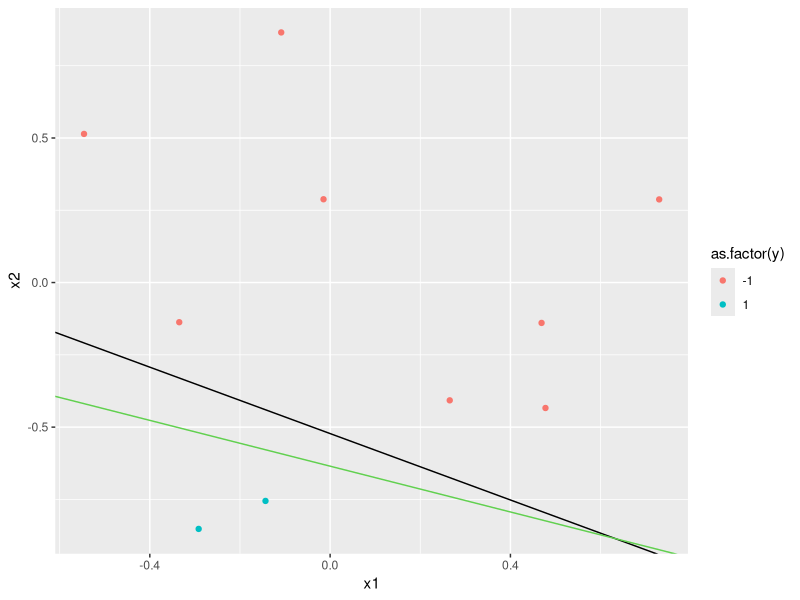
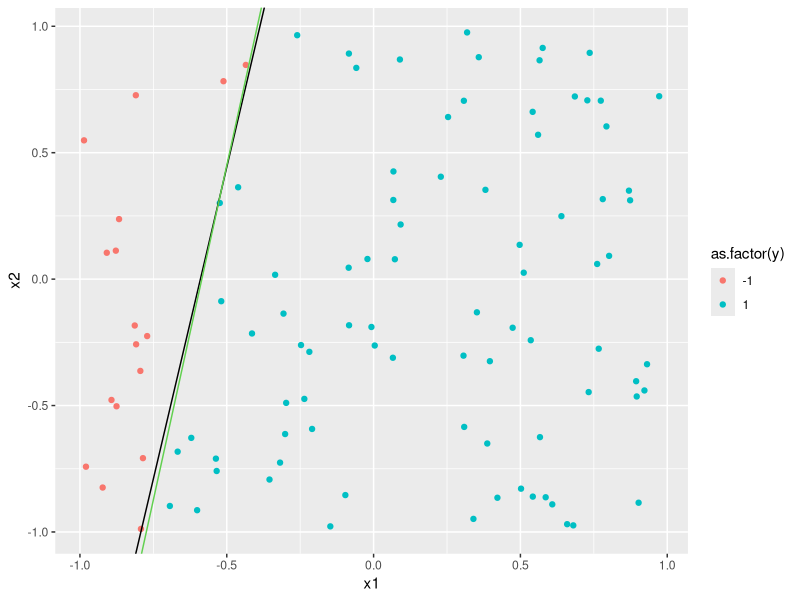

The R script that drew these images, in order:
# The Perceptron is a learning algorithm for supervised classification on linearly separable data.  The algorithm
# is implemented as follows:
#
# Given training data, (x1, y1), (x2, y2), ... , (xn, yn);
# Initialize a weight vector, w, of all zeroes.  
# Use this initial hypothesis to classify the data as follows:
#
# h(x) = y_model = sign(t(w) * x)
#
# Randomly pick a misclassified point; sign(t(w) * xn) != yn
# Take the product of xn and yn and use it to update the weight vector
# 
# w = w + xn * yn
#
# Use the updated hypothesis to classify the data; if any points are still misclassified, choose one at random
# and repeat the algorithm until all points are classified correctly.
#
# The Perceptron learning algorithm can be modified to accomodated non-linearly separable data by keeping track
# of the weight vector that produced the best in-sample error and using it as the final set of weights after
# terminating the algorithm at a designated iteration.  This version of PLA is referred to as the Pocket algorithm.
#
# This simulation implements and examines supervised classification via the Perceptron (pocket) learnin algorithm.  
# A target function f and a dataset D in d = 2 are created.  X = [-1, 1] x [-1, 1] with uniform probability of picking 
# each x in X.  Each run chooses a random line in the plane as the target function by taking the line passing through 
# two random, uniformly distributed points in [-1, 1] x [-1, 1], where one side of the line maps to +1 and the other 
# maps to -1. The inputs, x_n, of the data set are chosen as random points (uniformly in X), and the target function is 
# evaluated on each x_n to get the corresponding output, y_n. PLA is then be used to learn from this data and 
# the final hypothesis is tested against an independently generated data set.  


## Function for generating the data and, if specified, a target function
data.generate <- function(n = 10, ext = 1, generateTarget = FALSE){ 
  # Generate the points
  x1 <- runif(n, -ext, ext)
  x2 <- runif(n, -ext, ext)
  if (!generateTarget)
    return(data.frame(x1, x2))
  
  # Draw a random line in the area (target function)
  point <- runif(2, -ext, ext)
  point2 <- runif(2, -ext, ext)
  slope <- (point2[2] - point[2]) / (point2[1] - point[1])
  intercept <- point[2] - slope * point[1]
  
  # Set up a factor for point classification
  y <- as.numeric(x1 * slope + intercept > x2) * 2 - 1
  
  # Return the values in a list
  data <- data.frame(x1,x2,y)
  return(list(data = data,slope = slope, intercept = intercept))
}  


##### PLA  #####

simulate.PLA <- function(N_train = 10, N_test = 1000, numTrials = 1000, maxIterations = Inf, simulation = data.generate) {
  iterations <- numeric(0)    # initializing the iteration and misclassification probability vectors
  probability <- numeric(0)
  
  # Number of times to repeat the experiment is specified by numTrials
  
  for (i in 1:numTrials){
    generated <- simulation(n = N_train, generateTarget = TRUE) # generating points (set n=10 or n=100) and target function
    input <- as.matrix(cbind(1, generated$data[c(1,2)])) # creating the input matrix
    
    w <- c(0,0,0)  # initializing the weight vector
    
    #res <- apply(input,1,function(x) t(w)%*%x)  # multiplying transpose of w with each row of input matrix to get initial hypothesis function
    res <- as.vector(input %*% w) #equivalent operation
    
    best <- list(sum(sign(res) != generated$data$y)/length(res), w)  # initializing list to keep track of the best in-sample error achieved so far and the weight vector that produced it
    
    k <- 0  # initializing iteration counter
    
    while (any(sign(res) != generated$data$y) && k < maxIterations) # as long as any of the elements of res do not match the true output, y, and the iterations threshold has not been reached
                                                                    # the PLA algorithm continues to iterate  
    {                                           
      #cat("Iteration:", k, "\n")
      misclassified <- which(sign(res) != generated$data$y)  # getting the indices of the points for which hypothesis is wrong
      ifelse (length(misclassified) == 1, n <- misclassified, n <- sample(misclassified,1))  # randomly choose one of these points
      w <- w + generated$data$y[n]*input[n, ]       # update the weights
      res <- apply(input, 1, function(x) t(w)%*%x)  # use new weights to update the hypothesis function
      e_in <- sum(sign(res) != generated$data$y)/length(res) # calculate in-sample error
      if (e_in < best[[1]]) {
        best <- list(e_in, w) # if a the current weight vector is better than the previous best, store it
      }
      k <- k+1          # increment iteration count
    }
    
    w <- best[[2]]      #selecting the best weight vector discovered by the algorithm
    
    iterations[i] <- k  # store the number of iterations needed in this run
    
    new.data <- simulation(N_test)  #  generating the test points in order to examine out-of-sample performance
    f <- as.numeric(new.data$x1 * generated$slope + generated$intercept > new.data$x2) * 2 - 1  # classifying points according to the true function f
    g <- as.numeric(new.data$x1 * (-w[2]/w[3]) - w[1]/w[3] > new.data$x2) * 2 - 1    # classifying points according to the hypothesised function g, using the 
                                                                                     # final weights provided by PLA            
    
    probability[i] <- sum(f != g)/N_test  # store the misclassification error from this run
  }
  
  # Plot the points and f and g functions from the last iteration (purely illustrative purposes)
  
  library(ggplot2)
  
  plot1 <- qplot(x1,x2,col= as.factor(y), data = generated$data) + geom_abline(intercept = generated$intercept, slope = generated$slope) +
    geom_abline(intercept = -w[1]/w[3], slope = -w[2]/w[3], col=3)
  
  print(plot1)
  
  # Final results: average of iterations and estimated misclassification probabilities
  list(iterations = mean(iterations), probability = mean(probability)) 
}

simulate.PLA(10)  # Problems 7 & 8

simulate.PLA(100) # Problems 9 & 10
